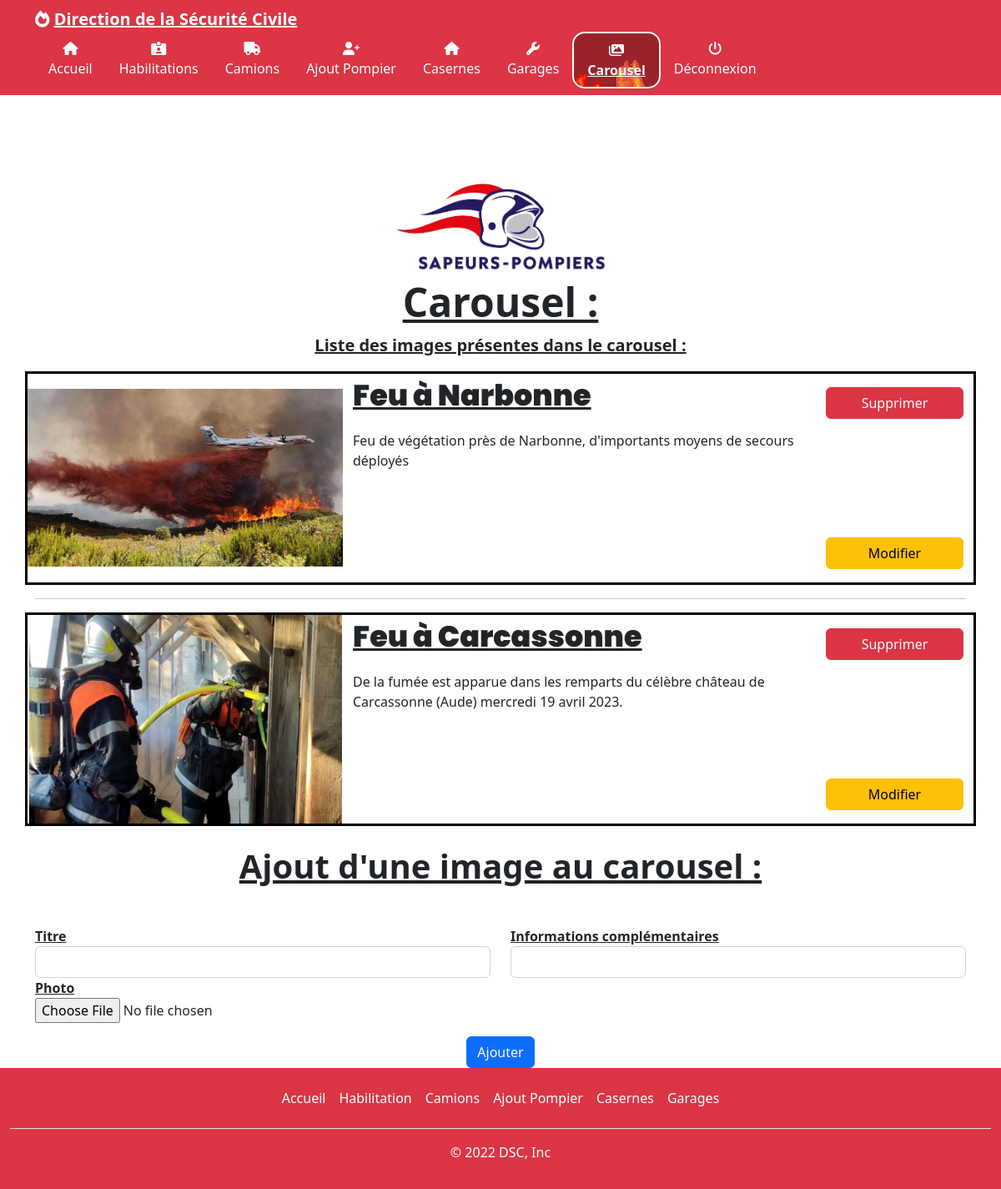
The page /gestion_carousel.php (signed in) on the database its author committed.
### tables this page shows
CREATE TABLE `carousel` (
  `id` int(11) NOT NULL,
  `titre` varchar(255) NOT NULL,
  `info` varchar(255) NOT NULL,
  `img` varchar(255) NOT NULL
);

### gestion_carousel.php (the view, shortened to what this page needs)
<?php
    require_once("./includes/connection.inc.php");
    $req = $db->prepare("SELECT * FROM carousel");
    try {
        $req->execute();
        $resultCarousel = $req->fetchAll(PDO::FETCH_ASSOC);
        $rowCarousel = $req->rowCount();
    } catch(PDOException $e) {
        echo $e->getMessage();
    }
    require_once("./includes/header.inc.php");
?>
<?php echo generationEntete("Carousel :","Liste des images présentes dans le carousel :"); ?>
<div class="container">
                <?php break;
        $count = 0;
        foreach($resultCarousel as $row) {
            $count = $count + 1;
    ?>
    <div class="row grow" style="border: 3px solid black;">
        <div class="col-sm-4" style="min-height: 250px; max-height: 250px; background-image: url('./images/carousel/<?= $row["img"] ?>');  background-repeat: no-repeat; background-size: contain; background-position: center;"></div>
        <div class="col-sm-6">
            <p style="font-size: 35px; text-decoration: underline; font-family: 'Poppins', sans-serif; font-weight: 900;"><?= ucfirst($row["titre"]) ?></p>
            <p><?= ucfirst($row["info"]) ?></p>
        </div>
        <div class="col-sm-2 d-flex flex-column justify-content-between my-3">
            <a class="btn btn-danger" href="./SupprCarousel.php?id=<?= $row['id'] ?>" role="button">Supprimer</a>
            <a class="btn btn-warning" href="./ModifCarousel.php?id=<?= $row['id'] ?>" role="button">Modifier</a>
        </div>
    </div>
    <?php
            if($rowCarousel > $count) { echo("<hr>"); }
        }
    ?>
</div>
    <div class="container">
        <h1 class="jumbotron-heading text-decoration-underline my-4 text-center fw-bolder">Ajout d'une image au carousel :</h1>
        <center><img src="" id="photo" onclick="triggerClick('#image')" width=20% class="img-responsive float-right" ></center>
        <form method="post" action="./gestion_carousel.php" id="form" enctype="multipart/form-data" novalidate>
            <div class="row">
                <div class="form-control-group col-md-6">
                    <label class="text-decoration-underline fw-bolder" for="titre">Titre</label>
                    <input  class="form-control" name="titre" id="titre" required>
                </div>
                <div class="form-control-group col-md-6">
                    <label class="text-decoration-underline fw-bolder" for="infos">Informations complémentaires</label>
                    <input class="form-control" name="infos" id="infos" required>
                </div>
            </div>
            <div class="row">
                <div class="form-group col-md-3">
                    <label class="text-decoration-underline fw-bolder" for="image">Photo</label>
                    <input type="file" onchange="actualiserPhoto(this, 'photo')" id="image" name="image" accept="image/jpeg, image/png, image/gif">
                </div>
            </div>
            <div class="form-row mt-3 text-center">
                <input type="submit" value="Ajouter" class="btn btn-primary" name="valider" />
            </div>
        </form>
    </div>
<?php
    include_once("./includes/footer.inc.php");
?>

### styles/style.css (style rules this page uses)
*, body { box-sizing: border-box; }
.grow { transition: all 0.7s; }

### rows shown on the page
carousel: img (picture), titre "Feu à Narbonne", info "Feu de végétation près de Narbonne, d'importants moyens de secours déployés"
carousel: img (picture), titre "Feu à Carcassonne", info "De la fumée est apparue dans les remparts du célèbre château de Carcassonne (Aude) mercredi 19 avril 2023."

### other values the page prints
$titre "Carousel :"
$sous_titre "Liste des images présentes dans le carousel :"
